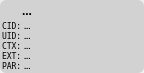
<?xml version="1.0" encoding="UTF-8"?>
<ui version="4.0">
 <class>AstChanForm</class>
 <widget class="QWidget" name="AstChanForm">
  <property name="geometry">
   <rect>
    <x>0</x>
    <y>0</y>
    <width>144</width>
    <height>73</height>
   </rect>
  </property>
  <property name="minimumSize">
   <size>
    <width>144</width>
    <height>0</height>
   </size>
  </property>
  <property name="maximumSize">
   <size>
    <width>144</width>
    <height>16777215</height>
   </size>
  </property>
  <property name="windowTitle">
   <string>Form</string>
  </property>
  <property name="styleSheet">
   <string notr="true">* * QLabel {
border-width: 0;
border-radius: 0;
}</string>
  </property>
  <layout class="QVBoxLayout" name="verticalLayout_2">
   <property name="margin">
    <number>0</number>
   </property>
   <item>
    <widget class="QFrame" name="frame">
     <property name="styleSheet">
      <string notr="true">background-color: #d2d2d2;
border-radius: 6;</string>
     </property>
     <property name="frameShape">
      <enum>QFrame::Box</enum>
     </property>
     <layout class="QVBoxLayout" name="verticalLayout">
      <property name="spacing">
       <number>0</number>
      </property>
      <property name="margin">
       <number>0</number>
      </property>
      <item>
       <layout class="QHBoxLayout" name="horizontalLayout">
        <property name="spacing">
         <number>4</number>
        </property>
        <property name="leftMargin">
         <number>2</number>
        </property>
        <property name="topMargin">
         <number>2</number>
        </property>
        <property name="rightMargin">
         <number>2</number>
        </property>
        <item>
         <widget class="QLabel" name="stateLabel">
          <property name="sizePolicy">
           <sizepolicy hsizetype="Fixed" vsizetype="Preferred">
            <horstretch>0</horstretch>
            <verstretch>0</verstretch>
           </sizepolicy>
          </property>
          <property name="minimumSize">
           <size>
            <width>16</width>
            <height>16</height>
           </size>
          </property>
          <property name="maximumSize">
           <size>
            <width>16</width>
            <height>16</height>
           </size>
          </property>
          <property name="styleSheet">
           <string notr="true">border-radius:0;</string>
          </property>
          <property name="text">
           <string/>
          </property>
          <property name="pixmap">
           <pixmap resource="icon/icon.qrc">:/state/Clear</pixmap>
          </property>
         </widget>
        </item>
        <item>
         <widget class="QLabel" name="channelLabel">
          <property name="sizePolicy">
           <sizepolicy hsizetype="Expanding" vsizetype="Preferred">
            <horstretch>0</horstretch>
            <verstretch>0</verstretch>
           </sizepolicy>
          </property>
          <property name="font">
           <font>
            <pointsize>9</pointsize>
            <weight>75</weight>
            <bold>true</bold>
           </font>
          </property>
          <property name="styleSheet">
           <string notr="true">border-radius:0;</string>
          </property>
          <property name="text">
           <string>...</string>
          </property>
         </widget>
        </item>
       </layout>
      </item>
      <item>
       <layout class="QFormLayout" name="formLayout">
        <property name="fieldGrowthPolicy">
         <enum>QFormLayout::AllNonFixedFieldsGrow</enum>
        </property>
        <property name="horizontalSpacing">
         <number>2</number>
        </property>
        <property name="verticalSpacing">
         <number>0</number>
        </property>
        <property name="margin">
         <number>2</number>
        </property>
        <item row="4" column="1">
         <widget class="QLabel" name="paramsLabel">
          <property name="font">
           <font>
            <pointsize>6</pointsize>
            <weight>75</weight>
            <bold>true</bold>
           </font>
          </property>
          <property name="styleSheet">
           <string notr="true">border-radius:0;</string>
          </property>
          <property name="text">
           <string>...</string>
          </property>
         </widget>
        </item>
        <item row="3" column="1">
         <widget class="QLabel" name="extenLabel">
          <property name="font">
           <font>
            <pointsize>6</pointsize>
            <weight>75</weight>
            <bold>true</bold>
           </font>
          </property>
          <property name="styleSheet">
           <string notr="true">border-radius:0;</string>
          </property>
          <property name="text">
           <string>...</string>
          </property>
         </widget>
        </item>
        <item row="2" column="1">
         <widget class="QLabel" name="contextLabel">
          <property name="font">
           <font>
            <pointsize>6</pointsize>
            <weight>75</weight>
            <bold>true</bold>
           </font>
          </property>
          <property name="styleSheet">
           <string notr="true">border-radius:0;</string>
          </property>
          <property name="text">
           <string>...</string>
          </property>
         </widget>
        </item>
        <item row="1" column="1">
         <widget class="QLabel" name="uniqueIdLabel">
          <property name="font">
           <font>
            <pointsize>6</pointsize>
            <weight>75</weight>
            <bold>true</bold>
           </font>
          </property>
          <property name="styleSheet">
           <string notr="true">border-radius:0;</string>
          </property>
          <property name="text">
           <string>...</string>
          </property>
         </widget>
        </item>
        <item row="4" column="0">
         <widget class="QLabel" name="label_5">
          <property name="font">
           <font>
            <family>Andale Mono</family>
            <pointsize>6</pointsize>
           </font>
          </property>
          <property name="styleSheet">
           <string notr="true">border-radius:0;</string>
          </property>
          <property name="text">
           <string>PAR:</string>
          </property>
         </widget>
        </item>
        <item row="3" column="0">
         <widget class="QLabel" name="label_4">
          <property name="font">
           <font>
            <family>Andale Mono</family>
            <pointsize>6</pointsize>
           </font>
          </property>
          <property name="styleSheet">
           <string notr="true">border-radius:0;</string>
          </property>
          <property name="text">
           <string>EXT:</string>
          </property>
         </widget>
        </item>
        <item row="2" column="0">
         <widget class="QLabel" name="label_3">
          <property name="font">
           <font>
            <family>Andale Mono</family>
            <pointsize>6</pointsize>
           </font>
          </property>
          <property name="styleSheet">
           <string notr="true">border-radius:0;</string>
          </property>
          <property name="text">
           <string>CTX:</string>
          </property>
         </widget>
        </item>
        <item row="1" column="0">
         <widget class="QLabel" name="label_2">
          <property name="font">
           <font>
            <family>Andale Mono</family>
            <pointsize>6</pointsize>
           </font>
          </property>
          <property name="styleSheet">
           <string notr="true">border-radius:0;</string>
          </property>
          <property name="text">
           <string>UID:</string>
          </property>
         </widget>
        </item>
        <item row="0" column="1">
         <widget class="QLabel" name="callerIdLabel">
          <property name="font">
           <font>
            <pointsize>6</pointsize>
            <weight>75</weight>
            <bold>true</bold>
           </font>
          </property>
          <property name="styleSheet">
           <string notr="true">border-radius:0;</string>
          </property>
          <property name="text">
           <string>...</string>
          </property>
         </widget>
        </item>
        <item row="0" column="0">
         <widget class="QLabel" name="label">
          <property name="font">
           <font>
            <family>Andale Mono</family>
            <pointsize>6</pointsize>
           </font>
          </property>
          <property name="styleSheet">
           <string notr="true">border-radius:0;</string>
          </property>
          <property name="text">
           <string>CID:</string>
          </property>
         </widget>
        </item>
       </layout>
      </item>
     </layout>
    </widget>
   </item>
  </layout>
 </widget>
 <resources>
  <include location="icon/icon.qrc"/>
 </resources>
 <connections/>
</ui>
